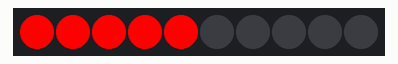
Simulated run of this sketch. Board: Arduino Uno, built with avr-gcc and run on an emulated ATmega328P. Parts: 10 RGB LEDs in strip order, left to right.

Above: at 0.1 s.
At 1.1 s:
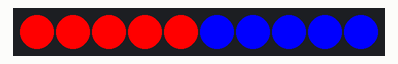
At 2.1 s:
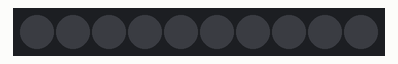

Measured:
- by itself, everything shown: repeats every 3.0 s, in 3 steps
- what the display in image 1 shows lasts 1.0 s, from 1.0 s to 2.0 s

The sketch:

Kod.ino
```cpp
#include <FastLED.h>
#define NUM_LEDS 10
#define DATA_PIN 7
CRGB leds[NUM_LEDS];
void setup() {
  FastLED.addLeds<WS2812B, DATA_PIN, GRB>(leds, NUM_LEDS);
  FastLED.setBrightness(255);
}
void loop() {
  leds[0].setRGB(255, 0, 0);
  leds[1].setRGB(255, 0, 0);
  leds[2].setRGB(255, 0, 0);
  leds[3].setRGB(255, 0, 0);
  leds[4].setRGB(255, 0, 0);
  FastLED.show();
  delay(1000);
  leds[5].setRGB(0, 0, 255);
  leds[6].setRGB(0, 0, 255);
  leds[7].setRGB(0, 0, 255);
  leds[8].setRGB(0, 0, 255);
  leds[9].setRGB(0, 0, 255);
  FastLED.show();
  delay(1000);
  leds[0].setRGB(0, 0, 0);
  leds[1].setRGB(0, 0, 0);
  leds[2].setRGB(0, 0, 0);
  leds[3].setRGB(0, 0, 0);
  leds[4].setRGB(0, 0, 0);
  leds[5].setRGB(0, 0, 0);
  leds[6].setRGB(0, 0, 0);
  leds[7].setRGB(0, 0, 0);
  leds[8].setRGB(0, 0, 0);
  leds[9].setRGB(0, 0, 0);
  FastLED.show();
  delay(1000);
}
```
